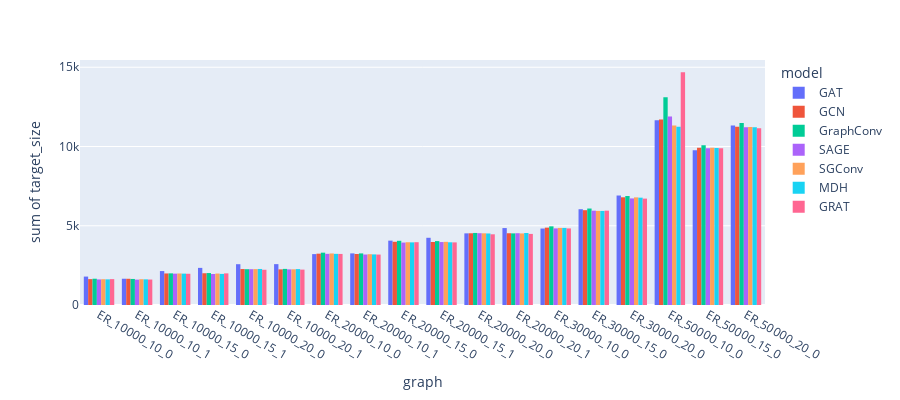

The code cell stored with this chart in its notebook:
### Code cell
fig = px.histogram(Full, x="graph", y="target_size",
             color='model', barmode='group',
             height=400)
fig.show()

### Figure 1 — Plotly figure (JSON) as saved in the notebook; plotly's stock layout.template omitted (floating-point values rounded to 4 significant figures)
{"data": [{"alignmentgroup": "True", "bingroup": "x", "histfunc": "sum", "hovertemplate": "model=GAT<br>graph=%{x}<br>sum of target_size=%{y}<extra></extra>", "legendgroup": "GAT", "marker": {"color": "#636efa"}, "name": "GAT", "offsetgroup": "GAT", "orientation": "v", "showlegend": true, "type": "histogram", "x": ["ER_10000_10_0", "ER_10000_10_1", "ER_10000_15_0", "ER_10000_15_1", "ER_10000_20_0", "ER_10000_20_1", "ER_20000_10_0", "ER_20000_10_1", "ER_20000_15_0", "ER_20000_15_1", "ER_20000_20_0", "ER_20000_20_1", "ER_30000_10_0", "ER_30000_15_0", "ER_30000_20_0", "ER_50000_10_0", "ER_50000_15_0", "ER_50000_20_0"], "xaxis": "x", "y": [1793, 1657, 2141, 2342, 2574, 2578, 3211, 3256, 4061, 4241, 4520, 4854, 4824, 6043, 6908, 11658, 9761, 11327], "yaxis": "y"}, {"alignmentgroup": "True", "bingroup": "x", "histfunc": "sum", "hovertemplate": "model=GCN<br>graph=%{x}<br>sum of target_size=%{y}<extra></extra>", "legendgroup": "GCN", "marker": {"color": "#EF553B"}, "name": "GCN", "offsetgroup": "GCN", "orientation": "v", "showlegend": true, "type": "histogram", "x": ["ER_10000_10_0", "ER_10000_10_1", "ER_10000_15_0", "ER_10000_15_1", "ER_10000_20_0", "ER_10000_20_1", "ER_20000_10_0", "ER_20000_10_1", "ER_20000_15_0", "ER_20000_15_1", "ER_20000_20_0", "ER_20000_20_1", "ER_30000_10_0", "ER_30000_15_0", "ER_30000_20_0", "ER_50000_10_0", "ER_50000_15_0", "ER_50000_20_0"], "xaxis": "x", "y": [1632, 1655, 1990, 2003, 2268, 2248, 3239, 3217, 3988, 3975, 4525, 4527, 4881, 5981, 6795, 11696, 9928, 11251], "yaxis": "y"}, {"alignmentgroup": "True", "bingroup": "x", "histfunc": "sum", "hovertemplate": "model=GraphConv<br>graph=%{x}<br>sum of target_size=%{y}<extra></extra>", "legendgroup": "GraphConv", "marker": {"color": "#00cc96"}, "name": "GraphConv", "offsetgroup": "GraphConv", "orientation": "v", "showlegend": true, "type": "histogram", "x": ["ER_10000_10_0", "ER_10000_10_1", "ER_10000_15_0", "ER_10000_15_1", "ER_10000_20_0", "ER_10000_20_1", "ER_20000_10_0", "ER_20000_10_1", "ER_20000_15_0", "ER_20000_15_1", "ER_20000_20_0", "ER_20000_20_1", "ER_30000_10_0", "ER_30000_15_0", "ER_30000_20_0", "ER_50000_10_0", "ER_50000_15_0", "ER_50000_20_0"], "xaxis": "x", "y": [1658, 1643, 1997, 2015, 2258, 2278, 3302, 3255, 4051, 4032, 4546, 4519, 4962, 6087, 6875, 13110, 10073, 11480], "yaxis": "y"}, {"alignmentgroup": "True", "bingroup": "x", "histfunc": "sum", "hovertemplate": "model=SAGE<br>graph=%{x}<br>sum of target_size=%{y}<extra></extra>", "legendgroup": "SAGE", "marker": {"color": "#ab63fa"}, "name": "SAGE", "offsetgroup": "SAGE", "orientation": "v", "showlegend": true, "type": "histogram", "x": ["ER_10000_10_0", "ER_10000_10_1", "ER_10000_15_0", "ER_10000_15_1", "ER_10000_20_0", "ER_10000_20_1", "ER_20000_10_0", "ER_20000_10_1", "ER_20000_15_0", "ER_20000_15_1", "ER_20000_20_0", "ER_20000_20_1", "ER_30000_10_0", "ER_30000_15_0", "ER_30000_20_0", "ER_50000_10_0", "ER_50000_15_0", "ER_50000_20_0"], "xaxis": "x", "y": [1613, 1601, 1978, 1957, 2259, 2248, 3228, 3185, 3938, 3971, 4529, 4529, 4833, 5951, 6724, 11889, 9888, 11209], "yaxis": "y"}, {"alignmentgroup": "True", "bingroup": "x", "histfunc": "sum", "hovertemplate": "model=SGConv<br>graph=%{x}<br>sum of target_size=%{y}<extra></extra>", "legendgroup": "SGConv", "marker": {"color": "#FFA15A"}, "name": "SGConv", "offsetgroup": "SGConv", "orientation": "v", "showlegend": true, "type": "histogram", "x": ["ER_10000_10_0", "ER_10000_10_1", "ER_10000_15_0", "ER_10000_15_1", "ER_10000_20_0", "ER_10000_20_1", "ER_20000_10_0", "ER_20000_10_1", "ER_20000_15_0", "ER_20000_15_1", "ER_20000_20_0", "ER_20000_20_1", "ER_30000_10_0", "ER_30000_15_0", "ER_30000_20_0", "ER_50000_10_0", "ER_50000_15_0", "ER_50000_20_0"], "xaxis": "x", "y": [1626, 1627, 1988, 1985, 2264, 2251, 3251, 3204, 3960, 3986, 4523, 4515, 4864, 5938, 6791, 11319, 9927, 11234], "yaxis": "y"}, {"alignmentgroup": "True", "bingroup": "x", "histfunc": "sum", "hovertemplate": "model=MDH<br>graph=%{x}<br>sum of target_size=%{y}<extra></extra>", "legendgroup": "MDH", "marker": {"color": "#19d3f3"}, "name": "MDH", "offsetgroup": "MDH", "orientation": "v", "showlegend": true, "type": "histogram", "x": ["ER_10000_10_0", "ER_10000_10_1", "ER_10000_15_0", "ER_10000_15_1", "ER_10000_20_0", "ER_10000_20_1", "ER_20000_10_0", "ER_20000_10_1", "ER_20000_15_0", "ER_20000_15_1", "ER_20000_20_0", "ER_20000_20_1", "ER_30000_10_0", "ER_30000_15_0", "ER_30000_20_0", "ER_50000_10_0", "ER_50000_15_0", "ER_50000_20_0"], "xaxis": "x", "y": [1617, 1618, 1980, 1962, 2274, 2265, 3227, 3192, 3951, 3956, 4513, 4543, 4863, 5936, 6772, 11245, 9903, 11217], "yaxis": "y"}, {"alignmentgroup": "True", "bingroup": "x", "histfunc": "sum", "hovertemplate": "model=GRAT<br>graph=%{x}<br>sum of target_size=%{y}<extra></extra>", "legendgroup": "GRAT", "marker": {"color": "#FF6692"}, "name": "GRAT", "offsetgroup": "GRAT", "orientation": "v", "showlegend": true, "type": "histogram", "x": ["ER_10000_10_0", "ER_10000_10_1", "ER_10000_15_0", "ER_10000_15_1", "ER_10000_20_0", "ER_10000_20_1", "ER_20000_10_0", "ER_20000_10_1", "ER_20000_15_0", "ER_20000_15_1", "ER_20000_20_0", "ER_20000_20_1", "ER_30000_10_0", "ER_30000_15_0", "ER_30000_20_0", "ER_50000_10_0", "ER_50000_15_0", "ER_50000_20_0"], "xaxis": "x", "y": [1633, 1607, 1971, 1995, 2224, 2233, 3222, 3182, 3962, 3950, 4461, 4486, 4831, 5952, 6713, 14685, 9897, 11146], "yaxis": "y"}], "layout": {"barmode": "group", "height": 400, "legend": {"title": {"text": "model"}, "tracegroupgap": 0}, "margin": {"t": 60}, "xaxis": {"anchor": "y", "domain": [0, 1], "title": {"text": "graph"}}, "yaxis": {"anchor": "x", "domain": [0, 1], "title": {"text": "sum of target_size"}}}}
